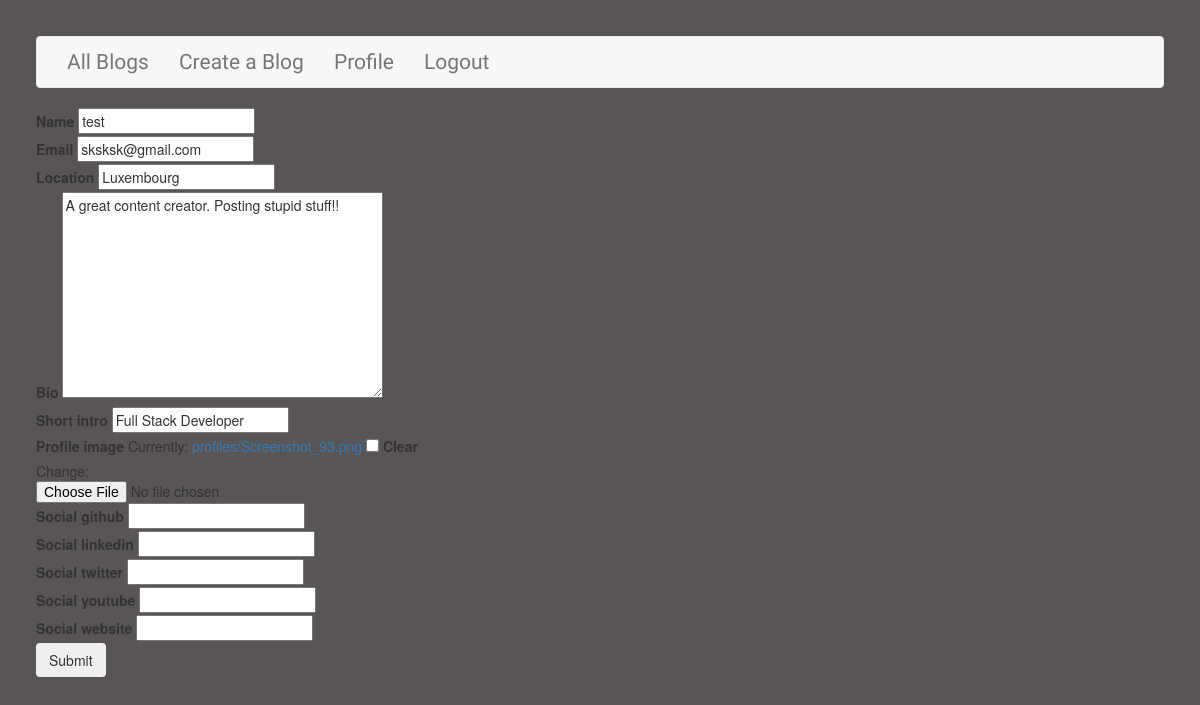
/users/update_profile/ (signed in), run on an earlier commit of the app's database.
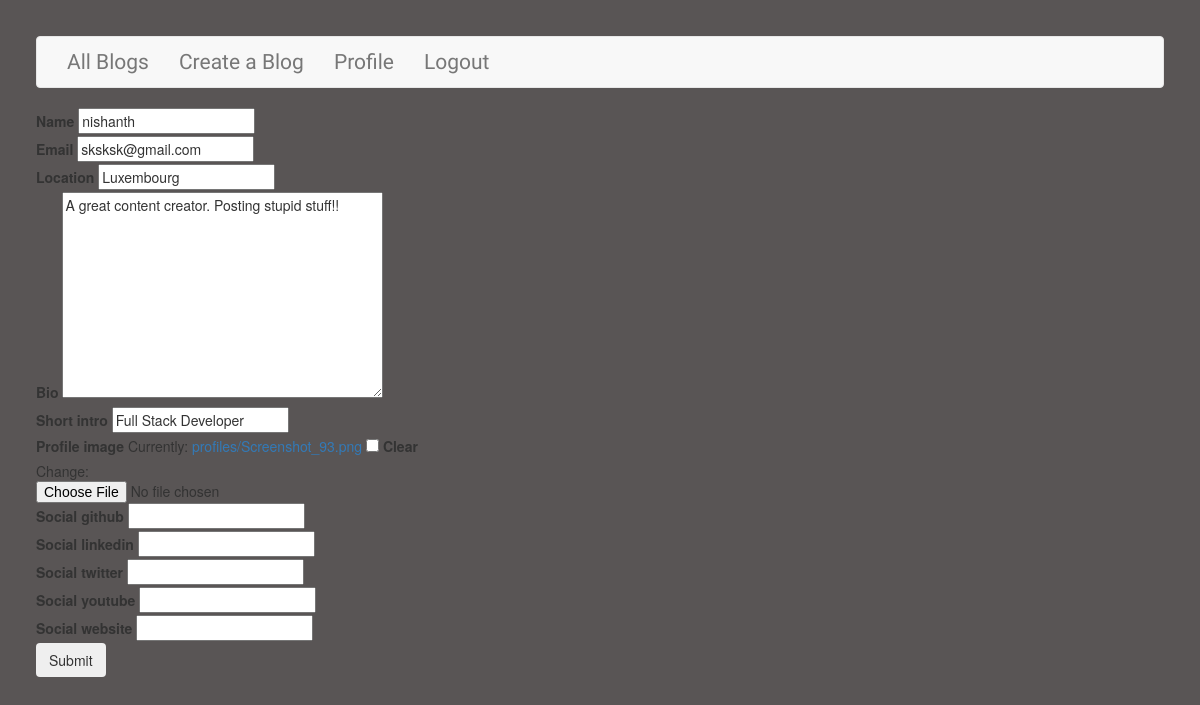
And on a later commit of the database.
### users/models.py (models this page shows, shortened)
class Profile(models.Model):
    user = models.OneToOneField(User, on_delete=models.CASCADE, null=True, blank=True)
    name = models.CharField(max_length=200, blank=True, null=True)
    email = models.EmailField(max_length=500, blank=True, null=True)
    username = models.CharField(max_length=200, blank=True, null=True)
    location = models.CharField(max_length=200, blank=True, null=True)
    short_intro = models.CharField(max_length=200, blank=True, null=True)
    bio = models.TextField(blank=True, null=True)
    profile_image = models.ImageField(
        null=True, blank=True, upload_to='profiles/', default="default.jpg")
    social_github = models.CharField(max_length=200, blank=True, null=True)
    social_twitter = models.CharField(max_length=200, blank=True, null=True)
    social_linkedin = models.CharField(max_length=200, blank=True, null=True)
    social_youtube = models.CharField(max_length=200, blank=True, null=True)
    social_website = models.CharField(max_length=200, blank=True, null=True)
    created = models.DateTimeField(auto_now_add=True)
    id = models.UUIDField(default=uuid.uuid4, unique=True,
                          primary_key=True, editable=False)
    class Meta:
        ordering = ['created']

### users/views.py (the view)
# urls.py: path('update_profile/', views.update_profile, name = "update_profile"),
@login_required(login_url='login')
def update_profile(request):
    profile = request.user.profile
    form = ProfileForm(instance=profile)
    if request.method == 'POST':
        form = ProfileForm(request.POST, request.FILES, instance=profile)
        if form.is_valid():
            form.save()
            return redirect('users')
    context = {'form': form}
    return render(request, 'users/update_profile.html', context)

### users/forms.py
class ProfileForm(ModelForm):
    class Meta:
        model = Profile
        fields = ['name', 'email','location', 'bio', 'short_intro', 'profile_image','social_github', 'social_linkedin', 'social_twitter','social_youtube', 'social_website']

### users/templates/users/update_profile.html (shortened to what this page needs)
{% extends 'base.html' %}
{% block content %}
    <form method="POST" enctype="multipart/form-data">
        {% for field in form %}
        <div class="form__field">
            <label for="formInput#text">{{field.label}}</label>
            {{field}}
        </div>
        {% endfor %}
        <input class="btn btn--sub btn--lg  my-md" type="submit" value="Submit" />
    </form>
{% endblock %}

What changed in the data, as far as the page shows it:
changed Profile "sksksk@gmail.com": name "test" → "nishanth"
